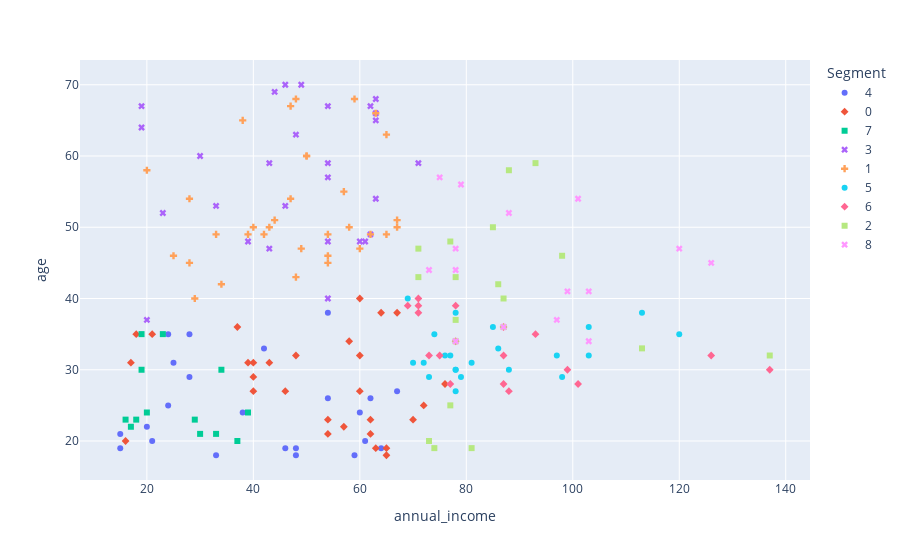

Notebook cell for this chart:
### Code cell
# Getting the values and plotting it

figura = px.scatter(df,x='annual_income',y='age',color='Segment',symbol='Segment')
figura.show()

### Figure 1 — Plotly figure (JSON) as saved in the notebook; plotly's stock layout.template omitted (floating-point values rounded to 4 significant figures)
{"data": [{"hovertemplate": "Segment=4<br>annual_income=%{x}<br>age=%{y}<extra></extra>", "legendgroup": "4", "marker": {"color": "#636efa", "symbol": "circle"}, "mode": "markers", "name": "4", "orientation": "v", "showlegend": true, "type": "scatter", "x": [15, 15, 20, 21, 24, 24, 25, 28, 28, 33, 38, 42, 46, 48, 48, 54, 54, 59, 60, 61, 62, 64, 67], "xaxis": "x", "y": [19, 21, 22, 20, 35, 25, 31, 29, 35, 18, 24, 33, 19, 18, 19, 26, 38, 18, 24, 20, 26, 19, 27], "yaxis": "y"}, {"hovertemplate": "Segment=0<br>annual_income=%{x}<br>age=%{y}<extra></extra>", "legendgroup": "0", "marker": {"color": "#EF553B", "symbol": "diamond"}, "mode": "markers", "name": "0", "orientation": "v", "showlegend": true, "type": "scatter", "x": [16, 17, 18, 21, 37, 39, 40, 40, 40, 43, 46, 48, 54, 54, 57, 58, 60, 60, 60, 62, 62, 63, 64, 65, 65, 67, 70, 72, 76], "xaxis": "x", "y": [20, 31, 35, 35, 36, 31, 27, 29, 31, 31, 27, 32, 23, 21, 22, 34, 40, 32, 27, 23, 21, 19, 38, 18, 19, 38, 23, 25, 28], "yaxis": "y"}, {"hovertemplate": "Segment=7<br>annual_income=%{x}<br>age=%{y}<extra></extra>", "legendgroup": "7", "marker": {"color": "#00cc96", "symbol": "square"}, "mode": "markers", "name": "7", "orientation": "v", "showlegend": true, "type": "scatter", "x": [16, 17, 18, 19, 19, 20, 23, 29, 30, 33, 34, 37, 39], "xaxis": "x", "y": [23, 22, 23, 30, 35, 24, 35, 23, 21, 21, 30, 20, 24], "yaxis": "y"}, {"hovertemplate": "Segment=3<br>annual_income=%{x}<br>age=%{y}<extra></extra>", "legendgroup": "3", "marker": {"color": "#ab63fa", "symbol": "x"}, "mode": "markers", "name": "3", "orientation": "v", "showlegend": true, "type": "scatter", "x": [19, 19, 20, 23, 30, 33, 39, 43, 43, 44, 46, 46, 48, 49, 54, 54, 54, 54, 54, 60, 61, 62, 62, 63, 63, 63, 63, 71], "xaxis": "x", "y": [64, 67, 37, 52, 60, 53, 48, 59, 47, 69, 53, 70, 63, 70, 59, 40, 57, 67, 48, 48, 48, 67, 49, 54, 68, 66, 65, 59], "yaxis": "y"}, {"hovertemplate": "Segment=1<br>annual_income=%{x}<br>age=%{y}<extra></extra>", "legendgroup": "1", "marker": {"color": "#FFA15A", "symbol": "cross"}, "mode": "markers", "name": "1", "orientation": "v", "showlegend": true, "type": "scatter", "x": [20, 25, 28, 28, 29, 33, 34, 38, 39, 40, 42, 43, 44, 47, 47, 48, 48, 49, 50, 50, 54, 54, 54, 57, 58, 59, 60, 62, 63, 65, 65, 67, 67], "xaxis": "x", "y": [58, 46, 54, 45, 40, 49, 42, 65, 49, 50, 49, 50, 51, 67, 54, 43, 68, 47, 60, 60, 45, 49, 46, 55, 50, 68, 47, 49, 66, 63, 49, 51, 50], "yaxis": "y"}, {"hovertemplate": "Segment=5<br>annual_income=%{x}<br>age=%{y}<extra></extra>", "legendgroup": "5", "marker": {"color": "#19d3f3", "symbol": "circle"}, "mode": "markers", "name": "5", "orientation": "v", "showlegend": true, "type": "scatter", "x": [69, 70, 72, 73, 74, 76, 77, 78, 78, 78, 78, 79, 81, 85, 86, 88, 97, 98, 103, 103, 113, 120], "xaxis": "x", "y": [40, 31, 31, 29, 35, 32, 32, 38, 27, 30, 30, 29, 31, 36, 33, 30, 32, 29, 36, 32, 38, 35], "yaxis": "y"}, {"hovertemplate": "Segment=6<br>annual_income=%{x}<br>age=%{y}<extra></extra>", "legendgroup": "6", "marker": {"color": "#FF6692", "symbol": "diamond"}, "mode": "markers", "name": "6", "orientation": "v", "showlegend": true, "type": "scatter", "x": [69, 71, 71, 71, 73, 75, 77, 78, 78, 87, 87, 87, 88, 93, 99, 101, 126, 137], "xaxis": "x", "y": [39, 40, 38, 39, 32, 32, 28, 34, 39, 32, 28, 36, 27, 35, 30, 28, 32, 30], "yaxis": "y"}, {"hovertemplate": "Segment=2<br>annual_income=%{x}<br>age=%{y}<extra></extra>", "legendgroup": "2", "marker": {"color": "#B6E880", "symbol": "square"}, "mode": "markers", "name": "2", "orientation": "v", "showlegend": true, "type": "scatter", "x": [71, 71, 73, 74, 77, 77, 78, 78, 78, 81, 85, 86, 87, 87, 88, 93, 98, 113, 137], "xaxis": "x", "y": [43, 47, 20, 19, 25, 48, 43, 37, 34, 19, 50, 42, 40, 36, 58, 59, 46, 33, 32], "yaxis": "y"}, {"hovertemplate": "Segment=8<br>annual_income=%{x}<br>age=%{y}<extra></extra>", "legendgroup": "8", "marker": {"color": "#FF97FF", "symbol": "x"}, "mode": "markers", "name": "8", "orientation": "v", "showlegend": true, "type": "scatter", "x": [73, 75, 78, 78, 78, 79, 87, 88, 97, 99, 101, 103, 103, 120, 126], "xaxis": "x", "y": [44, 57, 34, 44, 47, 56, 36, 52, 37, 41, 54, 41, 34, 47, 45], "yaxis": "y"}], "layout": {"legend": {"title": {"text": "Segment"}, "tracegroupgap": 0}, "margin": {"t": 60}, "xaxis": {"anchor": "y", "domain": [0, 1], "title": {"text": "annual_income"}}, "yaxis": {"anchor": "x", "domain": [0, 1], "title": {"text": "age"}}}}
